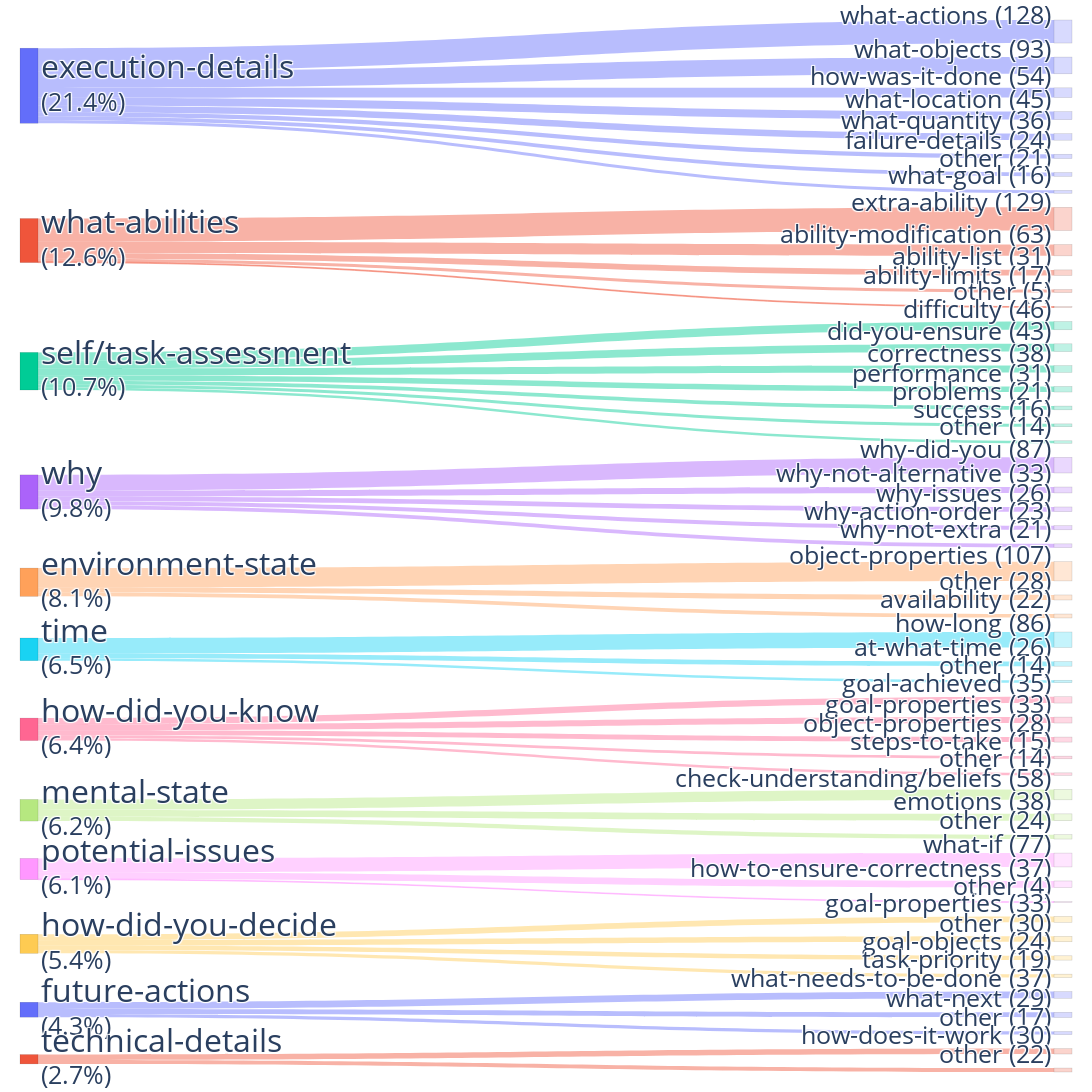

Notebook code cell kept with this figure:
### Code cell
# Sankey Diagram of Groups → Subgroups


THRESH = 15                 # collapse subgroups with < THRESH rows into "Other – <Group>"
USE_IMPORTANCE = False       # True => weight flows by sum of Q_Importance; False => by counts
WRAP_WIDTH_GROUP = 50       # character wrap width for group labels
WRAP_WIDTH_SUB = 50         # character wrap width for subgroup labels
MERGE_SUBGROUPS_GLOBALLY = False  # if True, same Subgroup name across Groups becomes one node
FIG_W, FIG_H = 2000, 2400    # sankey canvas size


def wrap_label(s, width=16):
    return "<br>".join(textwrap.wrap(str(s), width=width))

def hex_to_rgb(hex_color):
    hex_color = hex_color.lstrip("#")
    return tuple(int(hex_color[i:i+2], 16) for i in (0, 2, 4))

def rgba_str(rgb, a=1.0):
    r, g, b = rgb
    return f"rgba({r},{g},{b},{a})"

# ------------------------------------------------------------
# DATA PREP (assumes df_annotated with columns: Group, Subgroup, Q_Importance)
# ------------------------------------------------------------
df = df_annotated.copy()

# collapse tiny subgroups within each (Group, Subgroup)
df["n"] = df.groupby(["Group", "Subgroup"])["Subgroup"].transform("size")
df["Subgroup_collapsed"] = np.where(df["n"] < THRESH, "other", df["Subgroup"])

agg = (
    df.groupby(["Group", "Subgroup_collapsed"])["Q_Importance" if USE_IMPORTANCE else "Subgroup"].count()
    .reset_index(name="value")
)
total_value = float(agg["value"].sum())
group_totals = agg.groupby("Group")["value"].sum().to_dict()

groups = sorted(agg["Group"].unique(),
                key=lambda g: group_totals.get(g, 0.0),
                reverse=True)
group_labels = [
    f"<span style='font-size:32px'>{wrap_label(g, WRAP_WIDTH_GROUP)}</span><br>({group_totals[g] / total_value:.1%})"
    for g in groups
]
if MERGE_SUBGROUPS_GLOBALLY:
    agg["SubNode"] = agg["Subgroup_collapsed"]
else:
    # disambiguate subgroups per group to avoid unintended merging
    agg["SubNode"] = agg.apply(
        lambda r: f"{r['Subgroup_collapsed']} — {r['Group']}", axis=1
    )

subnodes_order = []
for g in groups:
    subs_in_group = agg.loc[agg["Group"] == g, "SubNode"].unique()
    # optional: sort by subgroup value
    subs_in_group = sorted(
        subs_in_group,
        key=lambda s: agg.loc[agg["SubNode"] == s, "value"].sum(),
        reverse=True
    )
    subnodes_order.extend(subs_in_group)

def pretty_sub_label(subnode, subcount):
    if " — " in subnode and not MERGE_SUBGROUPS_GLOBALLY:
        sub, g = subnode.split(" — ", 1)
    else:
        sub, g = subnode, None

    if g is not None:
        return f"{wrap_label(sub, WRAP_WIDTH_SUB)} ({subcount})<br><span style='opacity:0.0'>{wrap_label(g, WRAP_WIDTH_GROUP)}</span>"
    else:
        return wrap_label(sub, WRAP_WIDTH_SUB)

subnode_labels = [pretty_sub_label(s, agg.loc[agg["SubNode"] == s, "value"].sum()) for s in subnodes_order]

# final label list and index lookup
labels = group_labels + subnode_labels
label_to_index = {lab: i for i, lab in enumerate(labels)}
# maps for raw->display label
group_to_display = dict(zip(groups, group_labels))
subnode_to_display = dict(zip(subnodes_order, subnode_labels))

palette = px.colors.qualitative.Plotly  # or "D3", "Set3", etc.
group_colors_hex = {g: palette[i % len(palette)] for i, g in enumerate(groups)}
group_colors_rgb = {g: hex_to_rgb(c) if c.startswith("#") else hex_to_rgb(px.colors.label_rgb(c)) 
                    if isinstance(c, str) and c.startswith("rgb") == False else (31, 119, 180)
                    for g, c in group_colors_hex.items()}
# node colors (groups solid; subnodes = lighter tint of their group's color)
node_colors = []
for g in groups:
    node_colors.append(rgba_str(group_colors_rgb[g], 1.0))  # group node (left)

for s in subnodes_order:
    # get the group this subnode belongs to (when MERGE_SUBGROUPS_GLOBALLY, tint by the largest contributing group)
    if MERGE_SUBGROUPS_GLOBALLY:
        # find the group with the max value contributing to this subnode
        contrib = agg[agg["SubNode"] == s]
        top_g = contrib.sort_values("value", ascending=False).iloc[0]["Group"]
        rgb = group_colors_rgb[top_g]
    else:
        # subnode is unique to its group, parse it
        _sub, g = s.split(" — ", 1) if " — " in s else (s, groups[0])
        rgb = group_colors_rgb[g]
    node_colors.append(rgba_str(rgb, 0.25))  # light tint

sources, targets, values = [], [], []
link_colors, link_customdata = [], []


for _, row in agg.iterrows():
    g = row["Group"]
    s = row["SubNode"]
    val = float(row["value"])

    src_idx = label_to_index[group_to_display[g]]
    tgt_idx = label_to_index[subnode_to_display[s]]

    sources.append(src_idx)
    targets.append(tgt_idx)
    values.append(val)

    # link color = group's color with alpha
    link_colors.append(rgba_str(group_colors_rgb[g], 0.45))

    # for hover: % of group and % of total
    pct_group = val / group_totals[g] if group_totals[g] else 0.0
    pct_total = val / total_value if total_value else 0.0
    link_customdata.append([g, s, pct_group, pct_total])

# ------------------------------------------------------------
# FIGURE
# ------------------------------------------------------------
fig = go.Figure(data=[
    go.Sankey(
        arrangement="fixed", 
        node=dict(
            pad=35,
            thickness=18,
            line=dict(width=0.5, color="rgba(0,0,0,0.2)"),
            label=labels,
            color=node_colors,
            hovertemplate="<b>%{label}</b><extra></extra>",
        ),
        link=dict(
            source=sources,
            target=targets,
            value=values,
            color=link_colors,
            customdata=link_customdata,
            hovertemplate=(
                "<b>%{customdata[0]} → %{customdata[1]}</b><br>"
                "Value: %{value}<br>"
                "% of group: %{customdata[2]:.1%}<br>"
                "% of total: %{customdata[3]:.1%}<extra></extra>"
            ),
        ),
        valueformat=",", 
    )
])

fig.update_layout(
    title=None,
    font=dict(size=25),
    width=FIG_W,
    height=FIG_H,
    margin=dict(t=20, r=20, b=20, l=20),
)

fig.show()

os.makedirs("plots", exist_ok=True)
fig.write_image(
    os.path.join(os.getcwd(), "plots/question_category_sankey.pdf"),
    width=FIG_W,
    height=FIG_H
)

### Figure 1 — Plotly figure (JSON) as saved in the notebook; plotly's stock layout.template omitted (floating-point values rounded to 4 significant figures; data arrays with more than 128 entries replaced by an {"elided": "..."} marker saying what was removed)
{"data": [{"arrangement": "fixed", "link": {"color": ["rgba(255,161,90,0.45)", "rgba(255,161,90,0.45)", "rgba(255,161,90,0.45)", "rgba(99,110,250,0.45)", "rgba(99,110,250,0.45)", "rgba(99,110,250,0.45)", "rgba(99,110,250,0.45)", "rgba(99,110,250,0.45)", "rgba(99,110,250,0.45)", "rgba(99,110,250,0.45)", "rgba(99,110,250,0.45)", "rgba(99,110,250,0.45)", "rgba(99,110,250,0.45)", "rgba(99,110,250,0.45)", "rgba(254,203,82,0.45)", "rgba(254,203,82,0.45)", "rgba(254,203,82,0.45)", "rgba(254,203,82,0.45)", "rgba(255,102,146,0.45)", "rgba(255,102,146,0.45)", "rgba(255,102,146,0.45)", "rgba(255,102,146,0.45)", "rgba(255,102,146,0.45)", "rgba(182,232,128,0.45)", "rgba(182,232,128,0.45)", "rgba(182,232,128,0.45)", "rgba(255,151,255,0.45)", "rgba(255,151,255,0.45)", "rgba(255,151,255,0.45)", "rgba(0,204,150,0.45)", "rgba(0,204,150,0.45)", "rgba(0,204,150,0.45)", "rgba(0,204,150,0.45)", "rgba(0,204,150,0.45)", "rgba(0,204,150,0.45)", "rgba(0,204,150,0.45)", "rgba(239,85,59,0.45)", "rgba(239,85,59,0.45)", "rgba(25,211,243,0.45)", "rgba(25,211,243,0.45)", "rgba(25,211,243,0.45)", "rgba(239,85,59,0.45)", "rgba(239,85,59,0.45)", "rgba(239,85,59,0.45)", "rgba(239,85,59,0.45)", "rgba(239,85,59,0.45)", "rgba(171,99,250,0.45)", "rgba(171,99,250,0.45)", "rgba(171,99,250,0.45)", "rgba(171,99,250,0.45)", "rgba(171,99,250,0.45)"], "customdata": {"elided": "51x4 mixed values"}, "hovertemplate": "<b>%{customdata[0]} → %{customdata[1]}</b><br>Value: %{value}<br>% of group: %{customdata[2]:.1%}<br>% of total: %{customdata[3]:.1%}<extra></extra>", "source": [4, 4, 4, 0, 0, 0, 0, 0, 0, 0, 0, 10, 10, 10, 9, 9, 9, 9, 6, 6, 6, 6, 6, 7, 7, 7, 8, 8, 8, 2, 2, 2, 2, 2, 2, 2, 11, 11, 5, 5, 5, 1, 1, 1, 1, 1, 3, 3, 3, 3, 3], "target": [39, 37, 38, 17, 14, 18, 12, 19, 15, 13, 16, 60, 58, 59, 56, 54, 55, 57, 43, 44, 45, 47, 46, 48, 49, 50, 52, 53, 51, 27, 26, 25, 31, 28, 29, 30, 61, 62, 41, 40, 42, 23, 22, 21, 20, 24, 35, 32, 34, 33, 36], "value": [22, 107, 28, 24, 54, 21, 128, 16, 45, 93, 36, 17, 37, 29, 24, 33, 30, 19, 35, 33, 28, 14, 15, 58, 38, 24, 37, 4, 77, 38, 43, 46, 14, 31, 21, 16, 30, 22, 26, 86, 14, 17, 31, 63, 129, 5, 23, 87, 26, 33, 21]}, "node": {"color": ["rgba(99,110,250,1.0)", "rgba(239,85,59,1.0)", "rgba(0,204,150,1.0)", "rgba(171,99,250,1.0)", "rgba(255,161,90,1.0)", "rgba(25,211,243,1.0)", "rgba(255,102,146,1.0)", "rgba(182,232,128,1.0)", "rgba(255,151,255,1.0)", "rgba(254,203,82,1.0)", "rgba(99,110,250,1.0)", "rgba(239,85,59,1.0)", "rgba(99,110,250,0.25)", "rgba(99,110,250,0.25)", "rgba(99,110,250,0.25)", "rgba(99,110,250,0.25)", "rgba(99,110,250,0.25)", "rgba(99,110,250,0.25)", "rgba(99,110,250,0.25)", "rgba(99,110,250,0.25)", "rgba(239,85,59,0.25)", "rgba(239,85,59,0.25)", "rgba(239,85,59,0.25)", "rgba(239,85,59,0.25)", "rgba(239,85,59,0.25)", "rgba(0,204,150,0.25)", "rgba(0,204,150,0.25)", "rgba(0,204,150,0.25)", "rgba(0,204,150,0.25)", "rgba(0,204,150,0.25)", "rgba(0,204,150,0.25)", "rgba(0,204,150,0.25)", "rgba(171,99,250,0.25)", "rgba(171,99,250,0.25)", "rgba(171,99,250,0.25)", "rgba(171,99,250,0.25)", "rgba(171,99,250,0.25)", "rgba(255,161,90,0.25)", "rgba(255,161,90,0.25)", "rgba(255,161,90,0.25)", "rgba(25,211,243,0.25)", "rgba(25,211,243,0.25)", "rgba(25,211,243,0.25)", "rgba(255,102,146,0.25)", "rgba(255,102,146,0.25)", "rgba(255,102,146,0.25)", "rgba(255,102,146,0.25)", "rgba(255,102,146,0.25)", "rgba(182,232,128,0.25)", "rgba(182,232,128,0.25)", "rgba(182,232,128,0.25)", "rgba(255,151,255,0.25)", "rgba(255,151,255,0.25)", "rgba(255,151,255,0.25)", "rgba(254,203,82,0.25)", "rgba(254,203,82,0.25)", "rgba(254,203,82,0.25)", "rgba(254,203,82,0.25)", "rgba(99,110,250,0.25)", "rgba(99,110,250,0.25)", "rgba(99,110,250,0.25)", "rgba(239,85,59,0.25)", "rgba(239,85,59,0.25)"], "hovertemplate": "<b>%{label}</b><extra></extra>", "label": ["<span style='font-size:32px'>execution-details</span><br>(21.4%)", "<span style='font-size:32px'>what-abilities</span><br>(12.6%)", "<span style='font-size:32px'>self/task-assessment</span><br>(10.7%)", "<span style='font-size:32px'>why</span><br>(9.8%)", "<span style='font-size:32px'>environment-state</span><br>(8.1%)", "<span style='font-size:32px'>time</span><br>(6.5%)", "<span style='font-size:32px'>how-did-you-know</span><br>(6.4%)", "<span style='font-size:32px'>mental-state</span><br>(6.2%)", "<span style='font-size:32px'>potential-issues</span><br>(6.1%)", "<span style='font-size:32px'>how-did-you-decide</span><br>(5.4%)", "<span style='font-size:32px'>future-actions</span><br>(4.3%)", "<span style='font-size:32px'>technical-details</span><br>(2.7%)", "what-actions (128)<br><span style='opacity:0.0'>execution-details</span>", "what-objects (93)<br><span style='opacity:0.0'>execution-details</span>", "how-was-it-done (54)<br><span style='opacity:0.0'>execution-details</span>", "what-location (45)<br><span style='opacity:0.0'>execution-details</span>", "what-quantity (36)<br><span style='opacity:0.0'>execution-details</span>", "failure-details (24)<br><span style='opacity:0.0'>execution-details</span>", "other (21)<br><span style='opacity:0.0'>execution-details</span>", "what-goal (16)<br><span style='opacity:0.0'>execution-details</span>", "extra-ability (129)<br><span style='opacity:0.0'>what-abilities</span>", "ability-modification (63)<br><span style='opacity:0.0'>what-abilities</span>", "ability-list (31)<br><span style='opacity:0.0'>what-abilities</span>", "ability-limits (17)<br><span style='opacity:0.0'>what-abilities</span>", "other (5)<br><span style='opacity:0.0'>what-abilities</span>", "difficulty (46)<br><span style='opacity:0.0'>self/task-assessment</span>", "did-you-ensure (43)<br><span style='opacity:0.0'>self/task-assessment</span>", "correctness (38)<br><span style='opacity:0.0'>self/task-assessment</span>", "performance (31)<br><span style='opacity:0.0'>self/task-assessment</span>", "problems (21)<br><span style='opacity:0.0'>self/task-assessment</span>", "success (16)<br><span style='opacity:0.0'>self/task-assessment</span>", "other (14)<br><span style='opacity:0.0'>self/task-assessment</span>", "why-did-you (87)<br><span style='opacity:0.0'>why</span>", "why-not-alternative (33)<br><span style='opacity:0.0'>why</span>", "why-issues (26)<br><span style='opacity:0.0'>why</span>", "why-action-order (23)<br><span style='opacity:0.0'>why</span>", "why-not-extra (21)<br><span style='opacity:0.0'>why</span>", "object-properties (107)<br><span style='opacity:0.0'>environment-state</span>", "other (28)<br><span style='opacity:0.0'>environment-state</span>", "availability (22)<br><span style='opacity:0.0'>environment-state</span>", "how-long (86)<br><span style='opacity:0.0'>time</span>", "at-what-time (26)<br><span style='opacity:0.0'>time</span>", "other (14)<br><span style='opacity:0.0'>time</span>", "goal-achieved (35)<br><span style='opacity:0.0'>how-did-you-know</span>", "goal-properties (33)<br><span style='opacity:0.0'>how-did-you-know</span>", "object-properties (28)<br><span style='opacity:0.0'>how-did-you-know</span>", "steps-to-take (15)<br><span style='opacity:0.0'>how-did-you-know</span>", "other (14)<br><span style='opacity:0.0'>how-did-you-know</span>", "check-understanding/beliefs (58)<br><span style='opacity:0.0'>mental-state</span>", "emotions (38)<br><span style='opacity:0.0'>mental-state</span>", "other (24)<br><span style='opacity:0.0'>mental-state</span>", "what-if (77)<br><span style='opacity:0.0'>potential-issues</span>", "how-to-ensure-correctness (37)<br><span style='opacity:0.0'>potential-issues</span>", "other (4)<br><span style='opacity:0.0'>potential-issues</span>", "goal-properties (33)<br><span style='opacity:0.0'>how-did-you-decide</span>", "other (30)<br><span style='opacity:0.0'>how-did-you-decide</span>", "goal-objects (24)<br><span style='opacity:0.0'>how-did-you-decide</span>", "task-priority (19)<br><span style='opacity:0.0'>how-did-you-decide</span>", "what-needs-to-be-done (37)<br><span style='opacity:0.0'>future-actions</span>", "what-next (29)<br><span style='opacity:0.0'>future-actions</span>", "other (17)<br><span style='opacity:0.0'>future-actions</span>", "how-does-it-work (30)<br><span style='opacity:0.0'>technical-details</span>", "other (22)<br><span style='opacity:0.0'>technical-details</span>"], "line": {"color": "rgba(0,0,0,0.2)", "width": 0.5}, "pad": 35, "thickness": 18}, "type": "sankey", "valueformat": ","}], "layout": {"font": {"size": 25}, "height": 2400, "margin": {"b": 20, "l": 20, "r": 20, "t": 20}, "title": {}, "width": 2000}}
